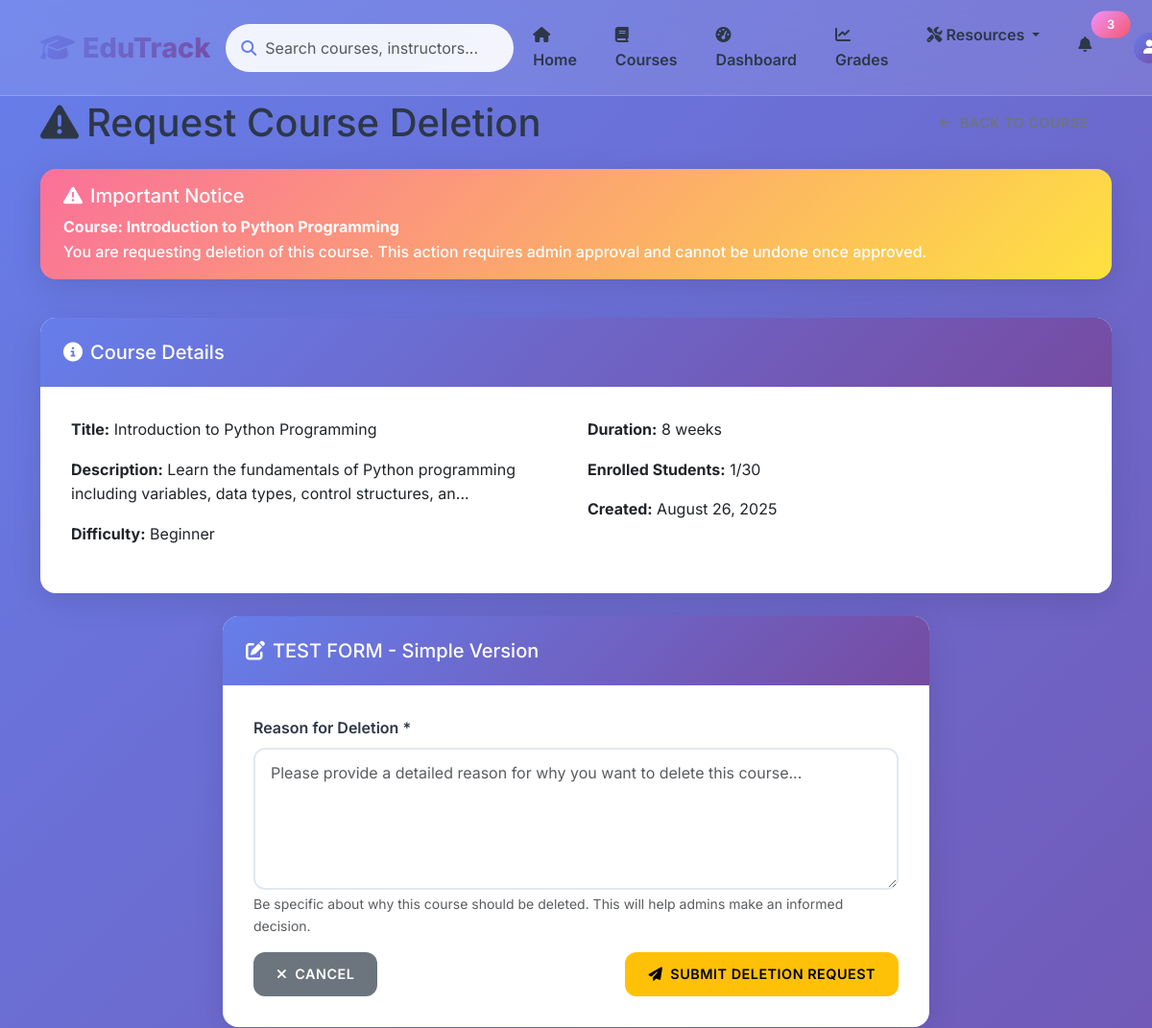
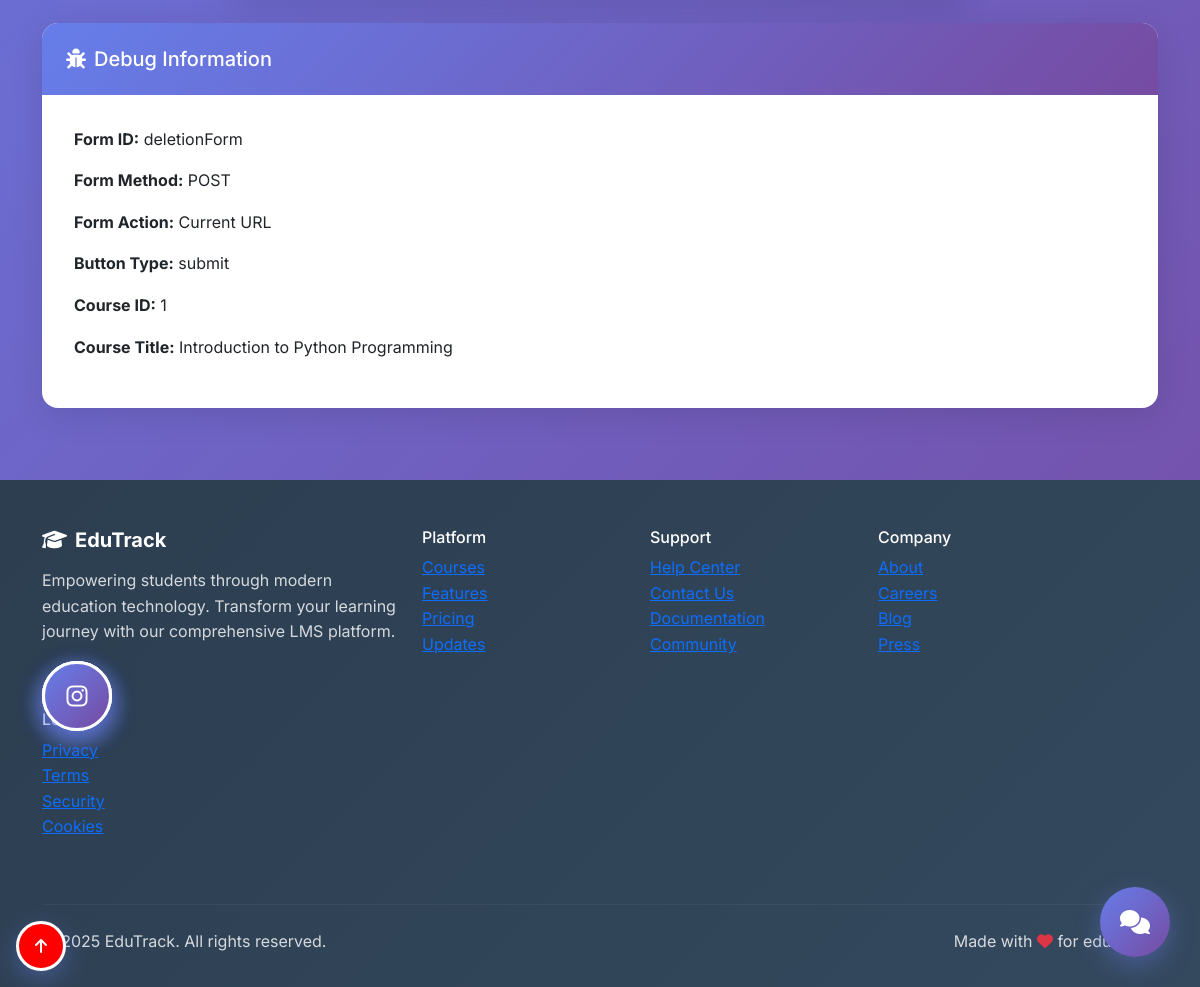
/teacher/request-course-deletion/1 (signed in), run on the app's committed database (2 pictures, top to bottom).
### models.py (models this page shows, shortened)
class Course(db.Model):
    __tablename__ = 'course'
    id = db.Column(db.Integer, primary_key=True)
    title = db.Column(db.String(200), nullable=False)
    description = db.Column(db.Text, nullable=False)
    instructor = db.Column(db.String(100), nullable=False)
    instructor_id = db.Column(db.Integer, db.ForeignKey('user.id'))  # Link to teacher
    duration_weeks = db.Column(db.Integer, nullable=False)
    difficulty = db.Column(db.String(20), nullable=False)  # Beginner, Intermediate, Advanced
    max_students = db.Column(db.Integer, default=30)
    created_at = db.Column(db.DateTime, default=datetime.utcnow)
    enrollments = db.relationship('Enrollment', backref='course', lazy=True)
    grades = db.relationship('Grade', backref='course', lazy=True)
    materials = db.relationship('CourseMaterial', backref='course', lazy=True)
    announcements = db.relationship('Announcement', backref='course', lazy=True)
    assignments = db.relationship('Assignment', backref='course', lazy=True)
    quizzes = db.relationship('Quiz', backref='course', lazy=True, cascade='all, delete-orphan')

### teacher_routes.py (the view, shortened to what this page needs)
def request_course_deletion(course_id):
    if 'user_id' not in session or session.get('role') != 'teacher':
        flash('Access denied. Teacher login required.', 'danger')
        return redirect(url_for('teacher_dashboard'))
    course = Course.query.get_or_404(course_id)
    if course.instructor_id != session['user_id']:
        flash('Access denied. You can only request deletion for your own courses.', 'danger')
        return redirect(url_for('teacher_dashboard'))
    existing_request = CourseDeletionRequest.query.filter_by(
        course_id=course_id,
        status='pending'
    ).first()
    if existing_request:
        flash('You already have a pending deletion request for this course.', 'warning')
        return redirect(url_for('manage_course', course_id=course_id))
    return render_template('teacher/request_course_deletion.html', course=course)

### templates/teacher/request_course_deletion.html (shortened to what this page needs)
{% extends "base.html" %}
{% block content %}
<div class="container py-4">
    <div class="row mb-4">
        <div class="col-12">
            <div class="d-flex justify-content-between align-items-center">
                <h1 class="mb-0">
                    <i class="fas fa-exclamation-triangle me-2"></i>Request Course Deletion
                </h1>
                <a href="{{ url_for('manage_course', course_id=course.id) }}" class="btn btn-outline-secondary">
                    <i class="fas fa-arrow-left me-2"></i>Back to Course
                </a>
            </div>
        </div>
    </div>
    <div class="row mb-4">
        <div class="col-12">
            <div class="alert alert-warning" role="alert">
                <h5 class="alert-heading">
                    <i class="fas fa-exclamation-triangle me-2"></i>Important Notice
                </h5>
                <p class="mb-0">
                    <strong>Course: {{ course.title }}</strong><br>
                    You are requesting deletion of this course. This action requires admin approval and cannot be undone once approved.
                </p>
            </div>
        </div>
    </div>
    <div class="row mb-4">
        <div class="col-12">
            <div class="card">
                <div class="card-header">
                    <h5 class="mb-0">
                        <i class="fas fa-info-circle me-2"></i>Course Details
                    </h5>
                </div>
                <div class="card-body">
                    <div class="row">
                        <div class="col-md-6">
                            <p><strong>Title:</strong> {{ course.title }}</p>
                            <p><strong>Description:</strong> {{ course.description[:100] }}{% if course.description|length > 100 %}...{% endif %}</p>
                            <p><strong>Difficulty:</strong> {{ course.difficulty }}</p>
                        </div>
                        <div class="col-md-6">
                            <p><strong>Duration:</strong> {{ course.duration_weeks }} weeks</p>
                            <p><strong>Enrolled Students:</strong> {{ course.enrollments|length }}/{{ course.max_students }}</p>
                            <p><strong>Created:</strong> {{ course.created_at.strftime('%B %d, %Y') }}</p>
                        </div>
                    </div>
                </div>
            </div>
        </div>
    </div>
    <div class="row justify-content-center">
        <div class="col-lg-8">
            <div class="card">
                <div class="card-header">
                    <h5 class="mb-0">
                        <i class="fas fa-edit me-2"></i>TEST FORM - Simple Version
                    </h5>
                </div>
                <div class="card-body">
                    <form method="POST" id="deletionForm">
                        <div class="mb-3">
                            <label for="reason" class="form-label">Reason for Deletion *</label>
                            <textarea class="form-control" id="reason" name="reason" rows="5"
                                      placeholder="Please provide a detailed reason for why you want to delete this course..." required></textarea>
                            <div class="form-text">
                                Be specific about why this course should be deleted. This will help admins make an informed decision.
                            </div>
                        </div>
                        <div class="d-flex justify-content-between">
                            <a href="{{ url_for('manage_course', course_id=course.id) }}" class="btn btn-secondary">
                                <i class="fas fa-times me-2"></i>Cancel
                            </a>
                            <button type="submit" class="btn btn-warning">
                                <i class="fas fa-paper-plane me-2"></i>Submit Deletion Request
                            </button>
                        </div>
                    </form>
                </div>
            </div>
        </div>
    </div>
    <div class="row mt-4">
        <div class="col-12">
            <div class="card">
                <div class="card-header">
                    <h5 class="mb-0">
                        <i class="fas fa-bug me-2"></i>Debug Information
                    </h5>
                </div>
                <div class="card-body">
                    <p><strong>Form ID:</strong> deletionForm</p>
                    <p><strong>Form Method:</strong> POST</p>
                    <p><strong>Form Action:</strong> Current URL</p>
                    <p><strong>Button Type:</strong> submit</p>
                    <p><strong>Course ID:</strong> {{ course.id }}</p>
                    <p><strong>Course Title:</strong> {{ course.title }}</p>
                </div>
            </div>
        </div>
    </div>
</div>
{% endblock %}

### static/css/custom_new.css (style rules this page uses)
:root { --primary-gradient: linear-gradient(135deg, #667eea 0%, #764ba2 100%); --secondary-gradient: linear-gradient(135deg, #f093fb 0%, #f5576c 100%); --success-gradient: linear-gradient(135deg, #4facfe 0%, #00f2fe 100%); --warning-gradient: linear-gradient(135deg, #fa709a 0%, #fee140 100%); --dark-gradient: linear-gradient(135deg, #2c3e50 0%, #34495e 100%); --glass-bg: rgba(255, 255, 255, 0.1); --glass-border: rgba(255, 255, 255, 0.2); --shadow-soft: 0 8px 32px rgba(0, 0, 0, 0.1); --shadow-strong: 0 20px 60px rgba(0, 0, 0, 0.15); --border-radius: 16px; --transition: all 0.3s cubic-bezier(0.4, 0, 0.2, 1); }
* { box-sizing: border-box; }
body { font-family: 'Inter', -apple-system, BlinkMacSystemFont, 'Segoe UI', Roboto, sans-serif; background: linear-gradient(135deg, #667eea 0%, #764ba2 100%); min-height: 100vh; color: #2d3748; line-height: 1.6; }
.card { background: white; border: none; border-radius: var(--border-radius); box-shadow: var(--shadow-soft); transition: var(--transition); overflow: hidden; }
.card-header { background: var(--primary-gradient); color: white; border: none; padding: 1.5rem; font-weight: 700; }
.card-body { padding: 2rem; }
.btn { font-weight: 600; border-radius: 12px; padding: 0.75rem 1.5rem; transition: var(--transition); border: none; text-transform: uppercase; letter-spacing: 0.5px; font-size: 0.9rem; }
.form-control { border-radius: 12px; border: 2px solid #e2e8f0; padding: 0.75rem 1rem; font-size: 1rem; transition: var(--transition); background: white; }
.form-label { font-weight: 600; color: #2d3748; margin-bottom: 0.5rem; }
.alert { border: none; border-radius: var(--border-radius); padding: 1rem 1.5rem; font-weight: 500; box-shadow: var(--shadow-soft); }
.alert-warning { background: var(--warning-gradient); color: white; }
.animate-fade-in { animation: fadeInUp 0.6s ease-out; }

### data on the page
Course: title "Introduction to Python Programming", description "Learn the fundamentals of Python programming including variables, data types, control structures, an", difficulty "Beginner", duration_weeks "8", max_students "30", created_at "August 26, 2025", id "1"

### other printed values
{{ course.enrollments|length }} "1"
